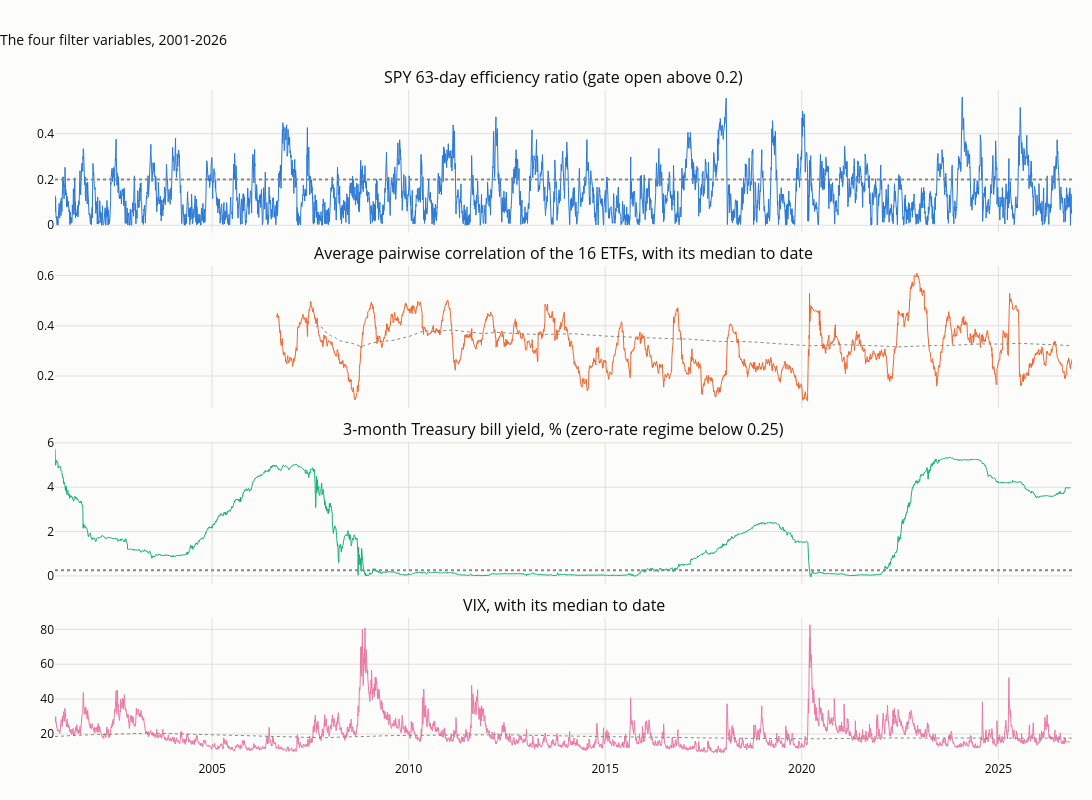

Write notebook code for a chart like this one.
### Code cell
fig = make_subplots(rows=4, cols=1, shared_xaxes=True, vertical_spacing=0.05,
                    subplot_titles=("SPY 63-day efficiency ratio (gate open above 0.2)", "Average pairwise correlation of the 16 ETFs, with its median to date",
                                    "3-month Treasury bill yield, % (zero-rate regime below 0.25)", "VIX, with its median to date"))
s_ = slice(START, None)
fig.add_scatter(x=er["SPY"].loc[s_].index, y=er["SPY"].loc[s_], mode="lines", line=dict(width=1, color=SERIES[0]), showlegend=False, row=1, col=1)
fig.add_hline(y=0.2, line=dict(color=MUTED, dash="dot"), row=1, col=1)
fig.add_scatter(x=avg_rho.loc[s_].index, y=avg_rho.loc[s_], mode="lines", line=dict(width=1, color=SERIES[1]), showlegend=False, row=2, col=1)
fig.add_scatter(x=rho_med.loc[s_].index, y=rho_med.loc[s_], mode="lines", line=dict(width=1, color=MUTED, dash="dot"), showlegend=False, row=2, col=1)
fig.add_scatter(x=tbill.loc[s_].index, y=tbill.loc[s_], mode="lines", line=dict(width=1, color=SERIES[2]), showlegend=False, row=3, col=1)
fig.add_hline(y=0.25, line=dict(color=MUTED, dash="dot"), row=3, col=1)
fig.add_scatter(x=vix.loc[s_].index, y=vix.loc[s_], mode="lines", line=dict(width=1, color=SERIES[3]), showlegend=False, row=4, col=1)
fig.add_scatter(x=vix_med.loc[s_].index, y=vix_med.loc[s_], mode="lines", line=dict(width=1, color=MUTED, dash="dot"), showlegend=False, row=4, col=1)
fig.update_layout(title="The four filter variables, 2001-2026", height=800, width=1100, margin=dict(t=90))
save_figure(fig, "08_02_filter_variables", FIG)
fig

### Figure 1 — Plotly figure (JSON) as saved in the notebook; plotly's stock layout.template omitted (floating-point values rounded to 4 significant figures; data arrays with more than 128 entries replaced by an {"elided": "..."} marker saying what was removed)
{"data": [{"line": {"color": "#2a78d6", "width": 1}, "mode": "lines", "showlegend": false, "type": "scatter", "x": {"elided": "6507 str values"}, "xaxis": "x", "y": {"elided": "6507 float values"}, "yaxis": "y"}, {"line": {"color": "#eb6834", "width": 1}, "mode": "lines", "showlegend": false, "type": "scatter", "x": {"elided": "6507 str values"}, "xaxis": "x2", "y": {"elided": "6507 float values"}, "yaxis": "y2"}, {"line": {"color": "#898781", "dash": "dot", "width": 1}, "mode": "lines", "showlegend": false, "type": "scatter", "x": {"elided": "6507 str values"}, "xaxis": "x2", "y": {"elided": "6507 float values"}, "yaxis": "y2"}, {"line": {"color": "#1baf7a", "width": 1}, "mode": "lines", "showlegend": false, "type": "scatter", "x": {"elided": "6507 str values"}, "xaxis": "x3", "y": {"elided": "6507 float values"}, "yaxis": "y3"}, {"line": {"color": "#e87ba4", "width": 1}, "mode": "lines", "showlegend": false, "type": "scatter", "x": {"elided": "6507 str values"}, "xaxis": "x4", "y": {"elided": "6507 float values"}, "yaxis": "y4"}, {"line": {"color": "#898781", "dash": "dot", "width": 1}, "mode": "lines", "showlegend": false, "type": "scatter", "x": {"elided": "6507 str values"}, "xaxis": "x4", "y": {"elided": "6507 float values"}, "yaxis": "y4"}], "layout": {"annotations": [{"font": {"size": 16}, "showarrow": false, "text": "SPY 63-day efficiency ratio (gate open above 0.2)", "x": 0.5, "xanchor": "center", "xref": "paper", "y": 1.0, "yanchor": "bottom", "yref": "paper"}, {"font": {"size": 16}, "showarrow": false, "text": "Average pairwise correlation of the 16 ETFs, with its median to date", "x": 0.5, "xanchor": "center", "xref": "paper", "y": 0.7375, "yanchor": "bottom", "yref": "paper"}, {"font": {"size": 16}, "showarrow": false, "text": "3-month Treasury bill yield, % (zero-rate regime below 0.25)", "x": 0.5, "xanchor": "center", "xref": "paper", "y": 0.475, "yanchor": "bottom", "yref": "paper"}, {"font": {"size": 16}, "showarrow": false, "text": "VIX, with its median to date", "x": 0.5, "xanchor": "center", "xref": "paper", "y": 0.2125, "yanchor": "bottom", "yref": "paper"}], "height": 800, "margin": {"t": 90}, "shapes": [{"line": {"color": "#898781", "dash": "dot"}, "type": "line", "x0": 0, "x1": 1, "xref": "x domain", "y0": 0.2, "y1": 0.2, "yref": "y"}, {"line": {"color": "#898781", "dash": "dot"}, "type": "line", "x0": 0, "x1": 1, "xref": "x3 domain", "y0": 0.25, "y1": 0.25, "yref": "y3"}], "title": {"text": "The four filter variables, 2001-2026"}, "width": 1100, "xaxis": {"anchor": "y", "domain": [0.0, 1.0], "matches": "x4", "showticklabels": false}, "xaxis2": {"anchor": "y2", "domain": [0.0, 1.0], "matches": "x4", "showticklabels": false}, "xaxis3": {"anchor": "y3", "domain": [0.0, 1.0], "matches": "x4", "showticklabels": false}, "xaxis4": {"anchor": "y4", "domain": [0.0, 1.0]}, "yaxis": {"anchor": "x", "domain": [0.7875, 1.0]}, "yaxis2": {"anchor": "x2", "domain": [0.525, 0.7375]}, "yaxis3": {"anchor": "x3", "domain": [0.2625, 0.475]}, "yaxis4": {"anchor": "x4", "domain": [0.0, 0.2125]}}}
